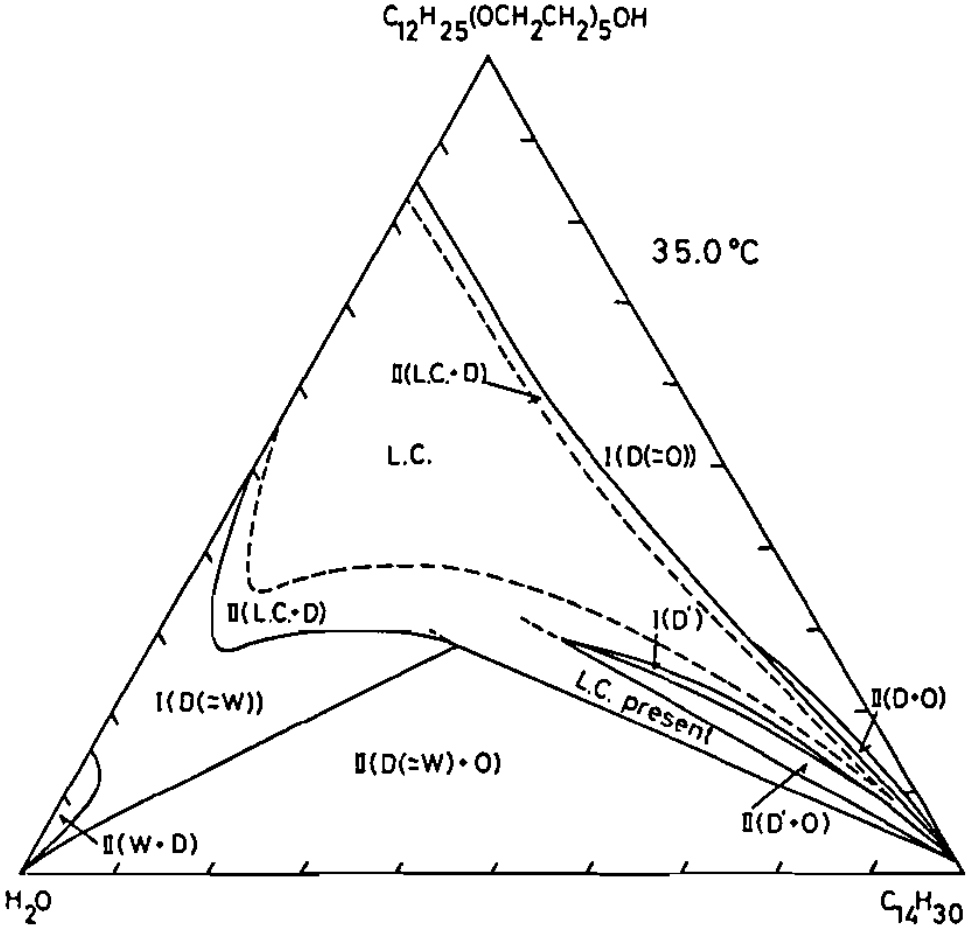
#> input picture Kirill/Newest Code/35Original.png, 972 x 928 px
$ python ClearText.py
#> lines starting #> are read from the running program, lines starting #| are printed output that depends on the picture; after the words box and inside, x2 and y2 are one past the last pixel; in counts of white or black regions, pixels touching at a corner belong together
import cv2
import numpy as np

# This function takes an input image and finds the longest contour in it
def find_longest_contour(img):
    # Convert the image to grayscale
    gray = cv2.cvtColor(img, cv2.COLOR_BGR2GRAY)
    # Apply a threshold to convert the image to a binary image with white pixels representing the object
    _, threshold = cv2.threshold(gray, 50, 255, cv2.THRESH_BINARY_INV)

    # Find the contours in the binary image
    contours, _ = cv2.findContours(threshold, cv2.RETR_EXTERNAL, cv2.CHAIN_APPROX_SIMPLE)

    # Initialize variables to store the longest contour and its length
    longest_contour = None
    max_length = 0

    # Iterate over all the contours found in the image
    for contour in contours:
        # Calculate the length of the current contour
        length = cv2.arcLength(contour, True)
        # If the length of the current contour is greater than the maximum length seen so far,
        # update the maximum length and longest contour variables
        if length > max_length:
            max_length = length
            longest_contour = contour

    # Return the longest contour found in the image
    return longest_contour

# This function takes an input image and finds the largest connected component in it
def find_largest_connected_component(img):
    # Convert the image to grayscale
    gray = cv2.cvtColor(img, cv2.COLOR_BGR2GRAY)
    # Apply a threshold to convert the image to a binary image with white pixels representing the object
    _, threshold = cv2.threshold(gray, 50, 255, cv2.THRESH_BINARY_INV)

    # Find the connected components in the binary image
    num_labels, labels = cv2.connectedComponents(threshold)

    # Initialize variables to store the largest connected component and its area
    largest_component = None
    max_area = 0

    # Iterate over all the connected components found in the image
    for label in range(1, num_labels):
        # Create a binary mask for the current connected component
        component_mask = np.where(labels == label, 255, 0).astype('uint8')
        # Calculate the area of the current connected component
        area = cv2.countNonZero(component_mask)
        # If the area of the current connected component is greater than the maximum area seen so far,
        # update the maximum area and largest connected component variables
        if area > max_area:
            max_area = area
            largest_component = component_mask

    # Return the largest connected component found in the image as a binary mask
    return largest_component


def create_mask(img, component_mask):
    mask = np.zeros_like(img)
    mask[:, :, 2] = component_mask
    return mask

def create_black_mask(img, component_mask):
    black_mask = np.zeros_like(img)
    black_mask[:, :, 0] = component_mask
    black_mask[:, :, 1] = component_mask
    black_mask[:, :, 2] = component_mask
    return black_mask

def create_blue_mask(img, component_mask):
    blue_mask = np.zeros_like(img)
    blue_mask[:, :, 0] = component_mask
    return blue_mask

def create_contour_mask(img, contour):
    mask = np.zeros_like(img)
    cv2.drawContours(mask, [contour], 0, (255, 255, 255), 2)
    return mask

def show_image(image_path):
    # Read the image
#> called with image_path = '35Original.png'
    img = cv2.imread(image_path)
#> img is the input picture: shape (928, 972, 3); min 0, max 255, mean 243.3

    # Check if the image was loaded successfully
    if img is None:
        print("Error: Image not found or unable to open.")
        return

    # Find the largest connected component
    largest_component = find_largest_connected_component(img)
#> in find_largest_connected_component, `_, threshold = cv2.threshold(gray, 50, 255, cv2.THRESH_BINARY_INV)`:
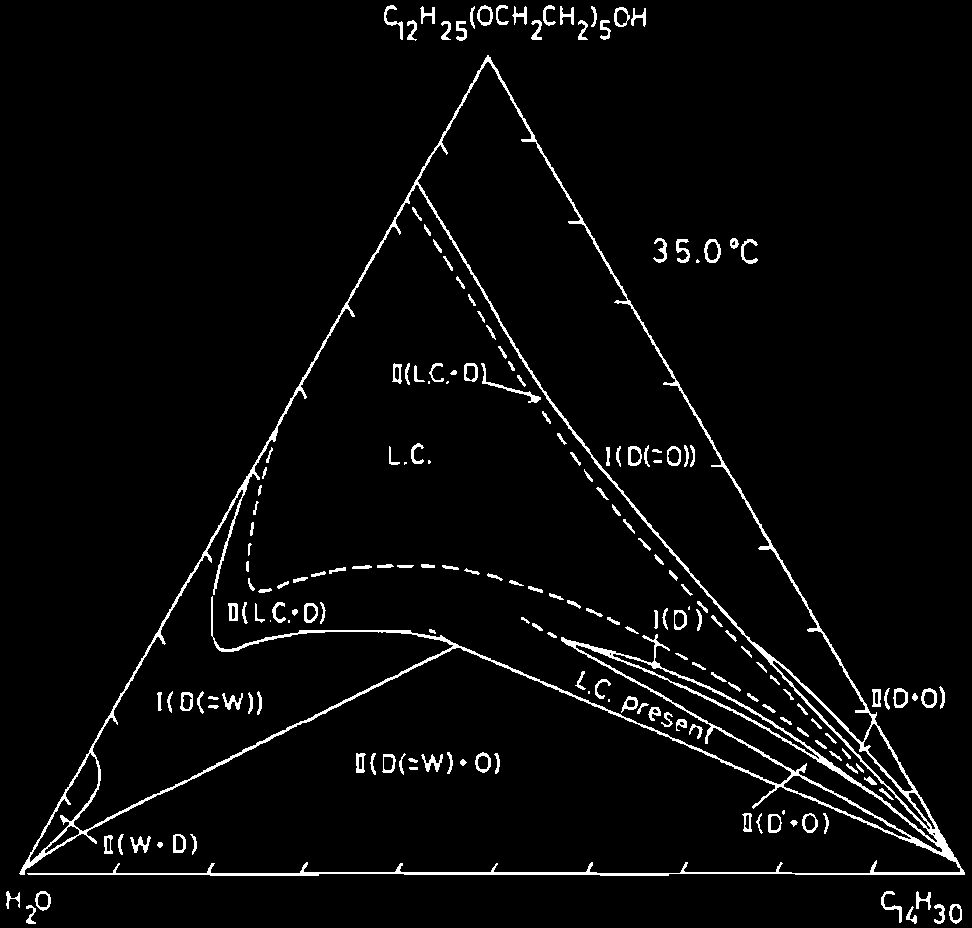
#> threshold: shape (928, 972); 3.6% white in thin lines or dots
#> in find_largest_connected_component, `num_labels, labels = cv2.connectedComponents(threshold)`:
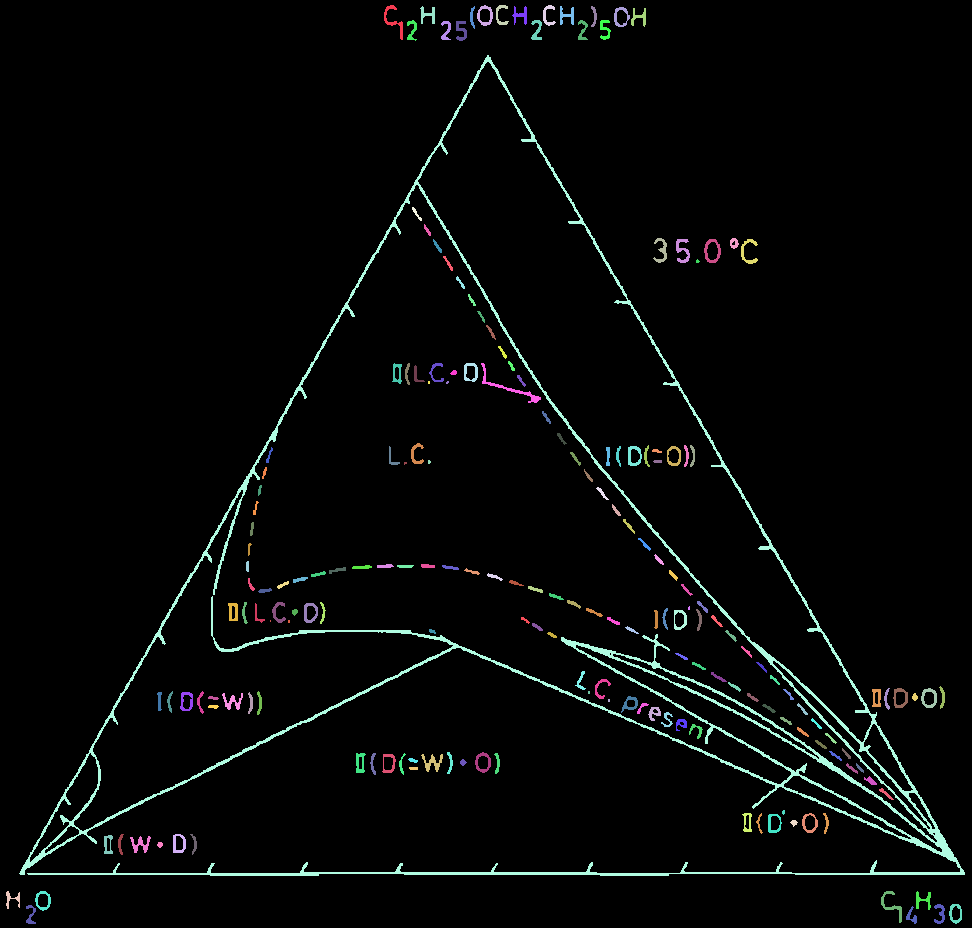
#> labels: shape (928, 972) int32; 196 distinct labels, from 0 to 195; one colour per label, 0 black
#> in find_largest_connected_component, `num_labels, labels = cv2.connectedComponents(threshold)`: num_labels = 196
#> the loop in find_largest_connected_component, `for label in range(1, num_labels):` made 195 passes
#> (area, max_area) on passes 1, 18: (170, 170), (19526, 19526)
#> area on passes 2 to 7: 139, 100, 109, 123, 62, 123
#> after the loop in find_largest_connected_component, `for label in range(1, num_labels):`: component_mask: shape (928, 972); 0.01% white; 1 white region, box (x1, y1, x2, y2) and area: (906, 906, 917, 924) 80
#> after the loop in find_largest_connected_component, `for label in range(1, num_labels):`:
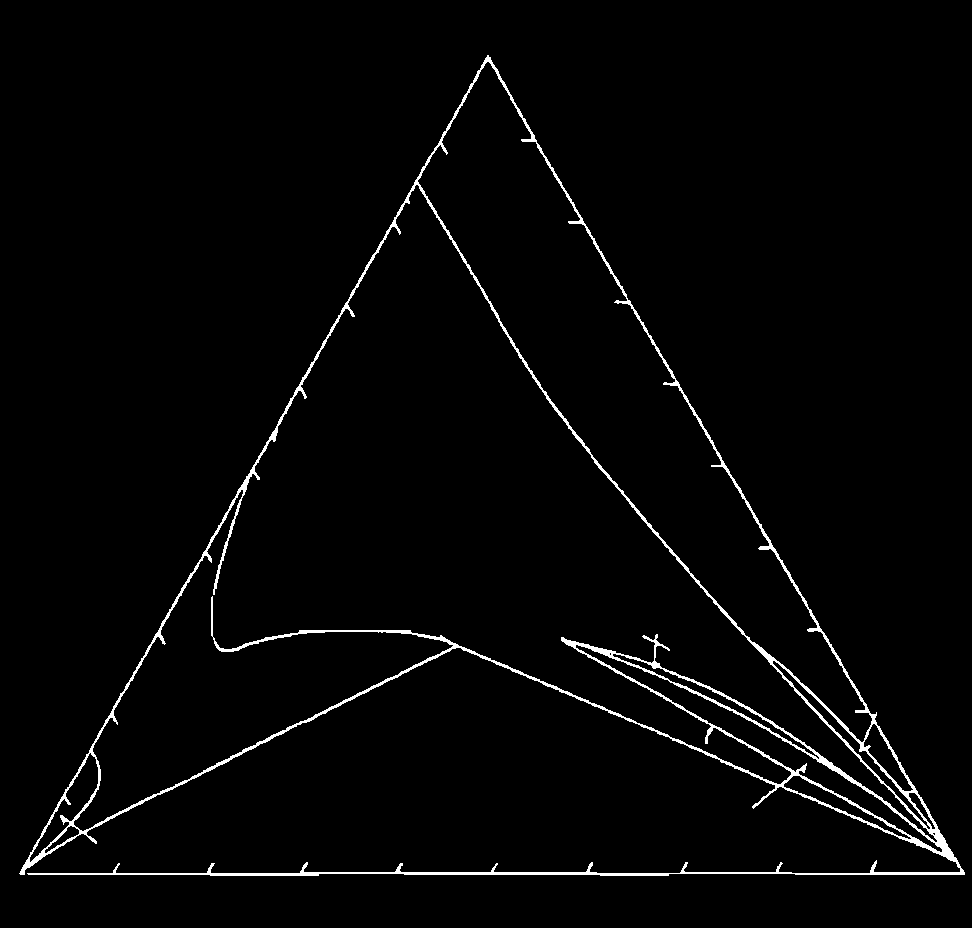
#> largest_component: shape (928, 972); 2.2% white in thin lines or dots, all inside (x1, y1, x2, y2) = (19, 55, 965, 876)
#> after the loop in find_largest_connected_component, `for label in range(1, num_labels):`: max_area = 19526
    longest_contour = find_longest_contour(img)
#> in find_longest_contour, `contours, _ = cv2.findContours(threshold, cv2.RETR_EXTERNAL, cv2.CHAIN..`: contours = 62 contours, 4 with area under 20; largest, box (x1, y1, x2, y2) and area: (19, 55, 965, 876) 277032, (704, 239, 721, 263) 295, (921, 688, 937, 708) 234, (475, 752, 491, 773) 231, (477, 5, 493, 26) 231
#> the loop in find_longest_contour, `for contour in contours:` made 62 passes
#> (length, max_length) on passes 1, 2, 4, 5, 6, 45: (58.87, 58.87), (67.7, 67.7), (73.94, 73.94), (87.21, 87.21), (117.9, 117.9), (5367.1, 5367.1)
#> length on passes 3, 7, 8, 9, 10, 11: 53.21, 56.87, 82.87, 16.49, 104.4, 53.31
#> after the loop in find_longest_contour, `for contour in contours:`: longest_contour = contour of 2163 points, box (x1, y1, x2, y2) (19, 55, 965, 876), area 277032; max_length = 5367.1

    if longest_contour is not None and largest_component is not None:
        # Create a mask with the largest connected component
        mask = create_mask(img, largest_component)
        contour_mask = create_contour_mask(img, longest_contour)
#> in create_contour_mask, `cv2.drawContours(mask, [contour], 0, (255, 255, 255), 2)`: mask: shape (928, 972, 3); 1.7% white; 1 white region, box (x1, y1, x2, y2) and area: (18, 54, 966, 877) 15528
        black_mask = create_black_mask(img, largest_component)

        remaining_lines = cv2.subtract(largest_component, cv2.cvtColor(contour_mask, cv2.COLOR_BGR2GRAY))
#> remaining_lines: shape (928, 972); 1.1% white in thin lines or dots, all inside (x1, y1, x2, y2) = (22, 59, 955, 874)
        num_labels, labels = cv2.connectedComponents(remaining_lines)
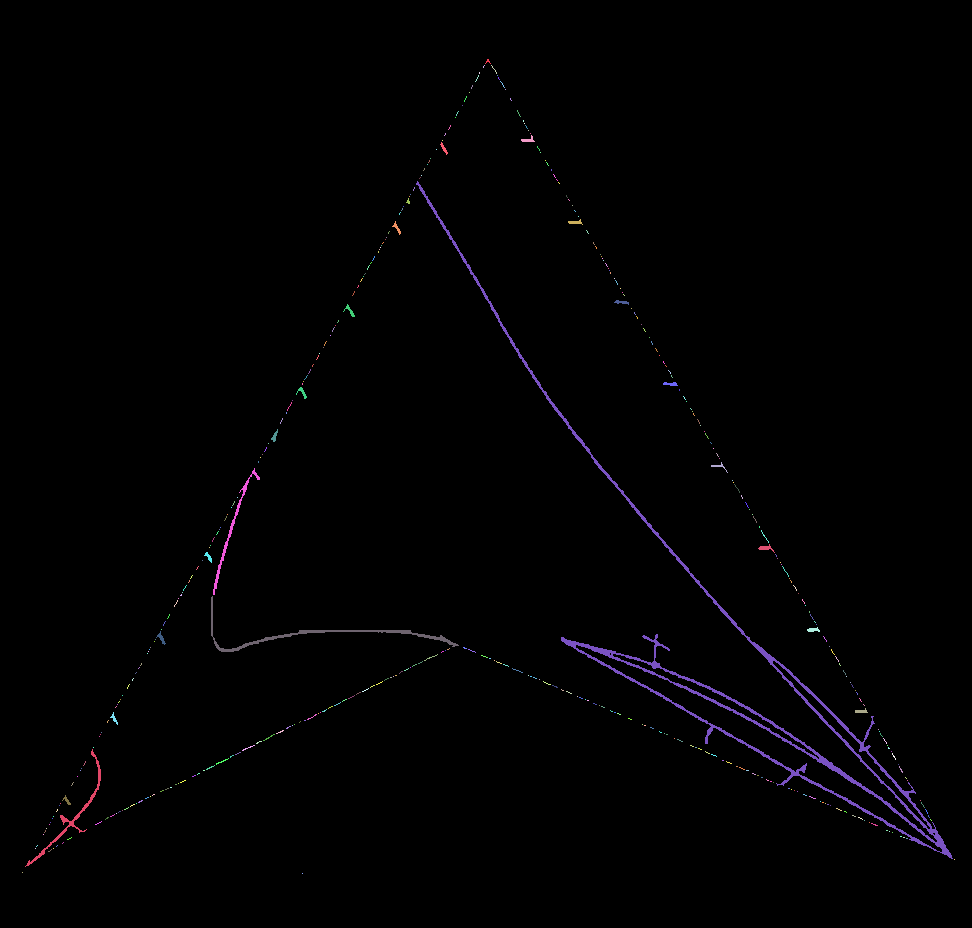
#> labels: shape (928, 972) int32; 414 distinct labels, from 0 to 413; one colour per label, 0 black
#> num_labels = 414
        valid_remaining_lines = np.zeros_like(remaining_lines)

        for label in range(1, num_labels):
            component_mask = np.where(labels == label, 255, 0).astype('uint8')
            area = cv2.countNonZero(component_mask)

            # Skip the component if the area is less than 5
            if area < 15 or area > 60:
                continue

            # Draw the valid remaining lines onto the new mask
            valid_remaining_lines = cv2.add(valid_remaining_lines, component_mask)
#> this loop made 413 passes
#> area on passes 25, 27, 42: 45, 35, 6719
#> component_mask: shape (928, 972); 0% white in thin lines or dots, all inside (x1, y1, x2, y2) = (302, 873, 303, 874)
#> valid_remaining_lines: shape (928, 972); 0.08% white in thin lines or dots, all inside (x1, y1, x2, y2) = (62, 135, 868, 805)

        # Combine the original image with the mask
        img_with_mask = cv2.addWeighted(img, 1, mask, 1, 0)

        blue_mask = create_blue_mask(img, valid_remaining_lines)
        img_with_blue_mask = cv2.addWeighted(img, 1, blue_mask, 1, 0)

        # Subtract the blue mask from the black mask
        combined_mask = cv2.subtract(black_mask, blue_mask)

        # Create a mask for yellow pixels
        yellow_mask = cv2.inRange(combined_mask, (0, 255, 255), (0, 255, 255))

        # Subtract the yellow mask from the combined_mask
        combined_mask_no_yellow = cv2.subtract(combined_mask, cv2.merge((yellow_mask, yellow_mask, yellow_mask)))


        # Invert the colors of combined_mask_no_yellow
        inverted_combined_mask = cv2.bitwise_not(combined_mask_no_yellow)

        # Save the inverted_combined_mask as a PNG file
        cv2.imwrite("inverted_combined_mask.png", inverted_combined_mask)

        # Concatenate the original image with the combined mask without yellow
        concatenated_img = np.concatenate((img_with_mask, combined_mask_no_yellow), axis=1)
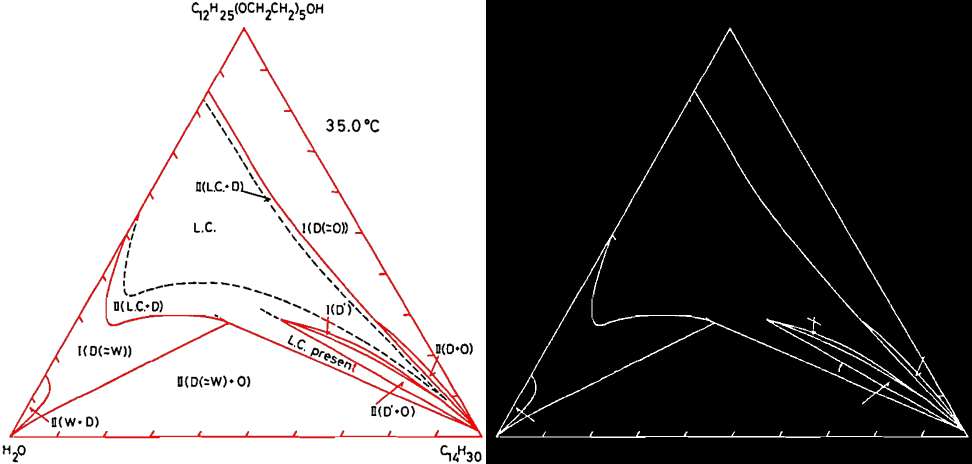
#> concatenated_img: shape (928, 1944, 3) (shown at 1/2 size); mean B, G, R 124.3, 124.3, 127

        # Show the concatenated image
        cv2.namedWindow("Image", cv2.WINDOW_NORMAL)
        cv2.imshow("Image", concatenated_img)
    else:
        # Show the original image if no line is found
        cv2.namedWindow("Image", cv2.WINDOW_NORMAL)
        cv2.imshow("Image", img)

    # Wait for a key press and close the window
    cv2.waitKey(0)
    cv2.destroyAllWindows()

# Example usage:
image_path = "35Original.png"
show_image(image_path)
